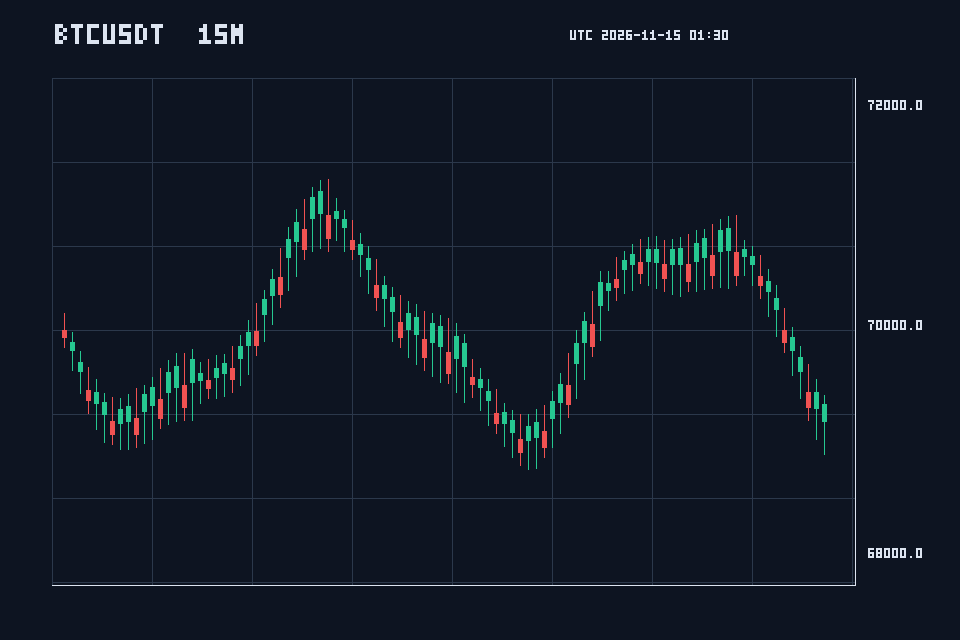
#> input picture tests/fixtures/images/k01_15m.png, 960 x 640 px
$ python -i quality.py   (imports and definitions only)
#> lines starting #> are read from the running program, lines starting #| are printed output that depends on the picture; after the words box and inside, x2 and y2 are one past the last pixel; in counts of white or black regions, pixels touching at a corner belong together
"""Deterministic chart ROI detection and explainable image-quality metrics."""

from __future__ import annotations

import numpy as np
from PIL import Image
from scipy import ndimage

from ntnbinance.image_pipeline.models import ImageDecision, QualityMetrics, Rect


def _color_mask(array: np.ndarray) -> np.ndarray:
    maximum = array.max(axis=2).astype(np.int16)
    minimum = array.min(axis=2).astype(np.int16)
    return (maximum - minimum >= 45) & (maximum >= 85)


def _expanded_rect(
    bounds: tuple[int, int, int, int], width: int, height: int, *, minimum: tuple[int, int]
) -> Rect:
    left, top, right, bottom = bounds
    margin_x = max(24, int(width * 0.08))
    margin_y = max(24, int(height * 0.16))
    left, right = max(0, left - margin_x), min(width, right + margin_x)
    top, bottom = max(0, top - margin_y), min(height, bottom + margin_y)
    minimum_width, minimum_height = minimum
    if right - left < minimum_width:
        missing = minimum_width - (right - left)
        left = max(0, left - missing // 2)
        right = min(width, left + minimum_width)
        left = max(0, right - minimum_width)
    if bottom - top < minimum_height:
        missing = minimum_height - (bottom - top)
        top = max(0, top - missing // 2)
        bottom = min(height, top + minimum_height)
        top = max(0, bottom - minimum_height)
    return Rect(left, top, right, bottom)


def detect_chart_roi(image: Image.Image) -> tuple[Rect, bool]:
    array = np.asarray(image.convert("RGB"), dtype=np.uint8)
    height, width = array.shape[:2]
    mask = _color_mask(array)
    mask[: int(height * 0.08)] = False
    mask[int(height * 0.88) :] = False
    connected = ndimage.binary_dilation(mask, structure=np.ones((5, 11), dtype=bool))
    labels, count = ndimage.label(connected)
    best: tuple[float, tuple[int, int, int, int]] | None = None
    for label_id in range(1, count + 1):
        ys, xs = np.nonzero(labels == label_id)
        if len(xs) < 25:
            continue
        left, right = int(xs.min()), int(xs.max()) + 1
        top, bottom = int(ys.min()), int(ys.max()) + 1
        component_width, component_height = right - left, bottom - top
        if component_width < width * 0.22 or component_height < height * 0.08:
            continue
        score = component_width * component_height * (len(xs) ** 0.15)
        if best is None or score > best[0]:
            best = (score, (left, top, right, bottom))
    if best is None or best[1][2] - best[1][0] < width * 0.60:
        ys, xs = np.nonzero(mask)
        if len(xs) < 100:
            return Rect(0, 0, width, height), False
        bounds = (int(xs.min()), int(ys.min()), int(xs.max()) + 1, int(ys.max()) + 1)
        if bounds[2] - bounds[0] < width * 0.22 or bounds[3] - bounds[1] < height * 0.08:
            return Rect(0, 0, width, height), False
        best = (0.0, bounds)
    return _expanded_rect(best[1], width, height, minimum=(min(720, width), min(480, height))), True


def crop_chart(image: Image.Image, roi: Rect) -> Image.Image:
    return image.crop((roi.left, roi.top, roi.right, roi.bottom))


# [92 lines left out: functions letterbox, _edge_map, _count_candle_components, _flat_non_background_fraction, measure_quality, not called in this run]

>>> from PIL import Image
>>> picture = Image.open('../../../tests/fixtures/images/k01_15m.png')
#> picture is the input picture: PIL image 960x640 RGB; mean R, G, B 16.6, 24.6, 36.8
>>> result = detect_chart_roi(picture)
#> in _color_mask, `maximum = array.max(axis=2).astype(np.int16)`:
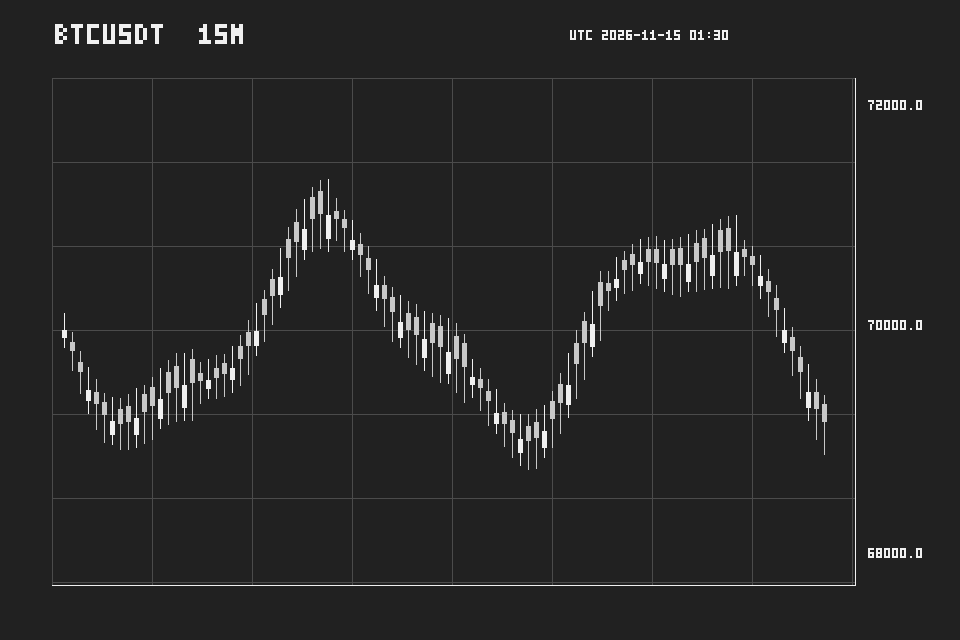
#> maximum: shape (640, 960) int16; min 33, max 240, mean 38.4
#> in _color_mask, `minimum = array.min(axis=2).astype(np.int16)`:
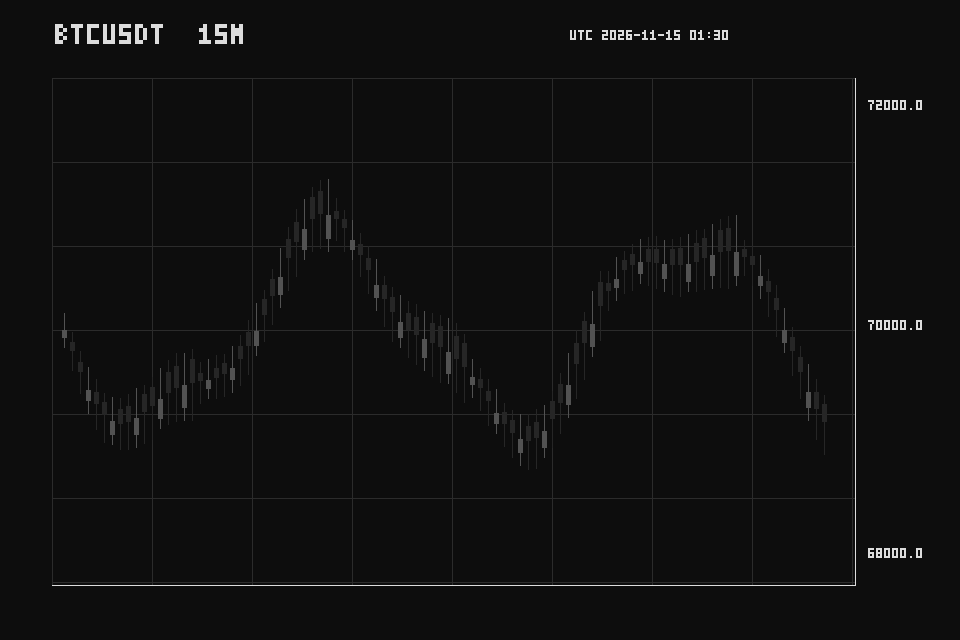
#> minimum: shape (640, 960) int16; min 13, max 220, mean 15.7
#> in _color_mask, `return (maximum - minimum >= 45) & (maximum >= 85)`:
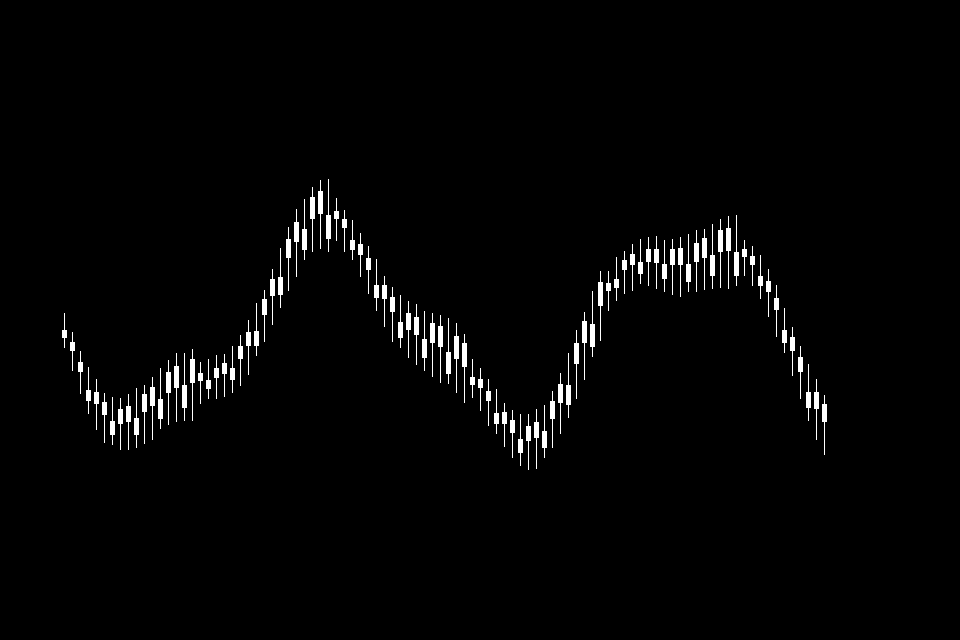
#> returned value: shape (640, 960) bool; 1.8% white; 96 white regions, largest, box (x1, y1, x2, y2) and area: (326, 179, 331, 252) 169, (190, 349, 195, 421) 168, (734, 215, 739, 286) 167
#> in detect_chart_roi, `connected = ndimage.binary_dilation(mask, structure=np.ones((5, 11), d..`:
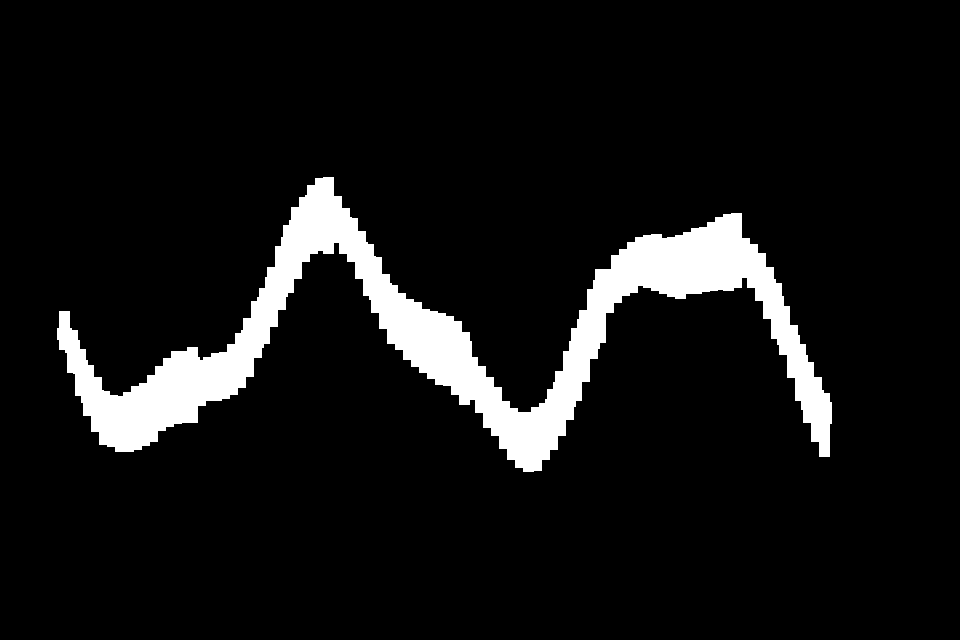
#> connected: shape (640, 960) bool; 7.9% white; 1 white region, box (x1, y1, x2, y2) and area: (57, 177, 832, 472) 48634
#> in detect_chart_roi, `labels, count = ndimage.label(connected)`: count = 1
#> the loop in detect_chart_roi, `for label_id in range(1, count + 1):` made 1 pass
#> (left, right, top, bottom, component_width, component_height, score, best) on pass 1: (57, 832, 177, 472, 775, 295, 1153890.8, (1153890.8, (57, 177, 832, 472)))

$ run again, on tests/fixtures/images/k02_15m.png
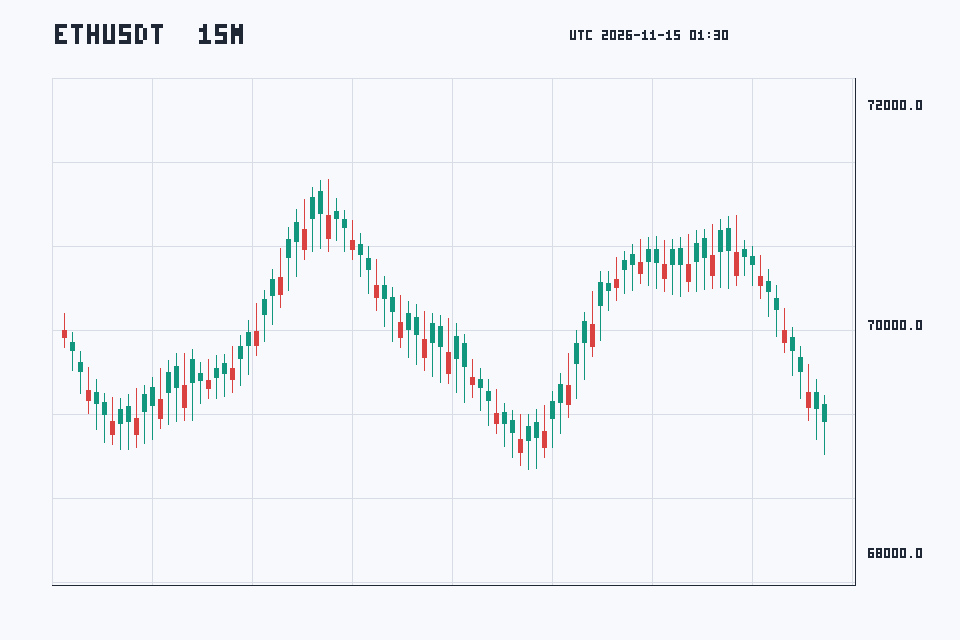
#> input picture tests/fixtures/images/k02_15m.png, 960 x 640 px
#> picture is the input picture: PIL image 960x640 RGB; mean R, G, B 242, 244.7, 247.6
#> in _color_mask, `maximum = array.max(axis=2).astype(np.int16)`:
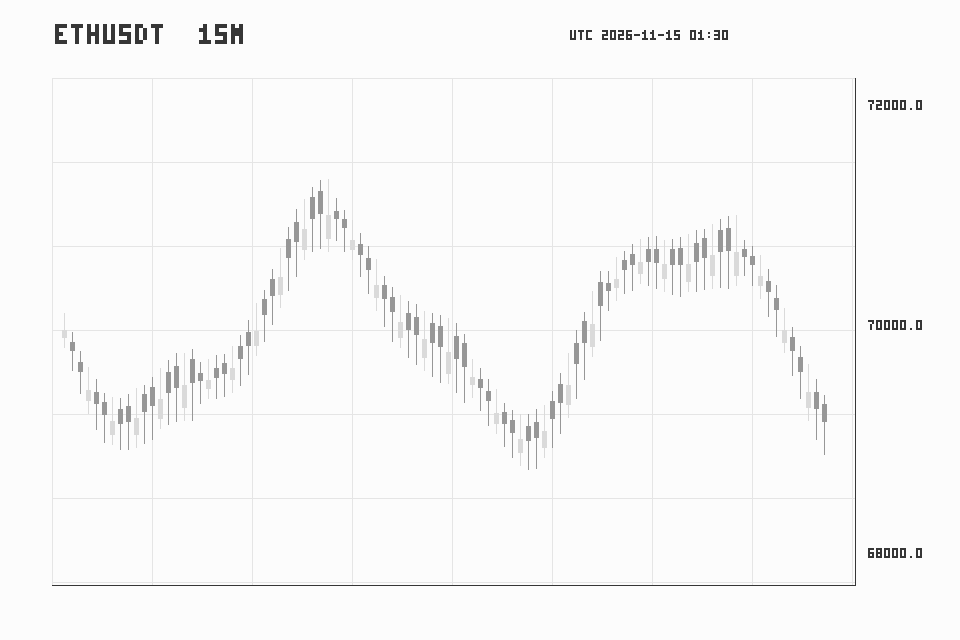
#> maximum: shape (640, 960) int16; min 54, max 252, mean 248.8
#> in _color_mask, `minimum = array.min(axis=2).astype(np.int16)`:
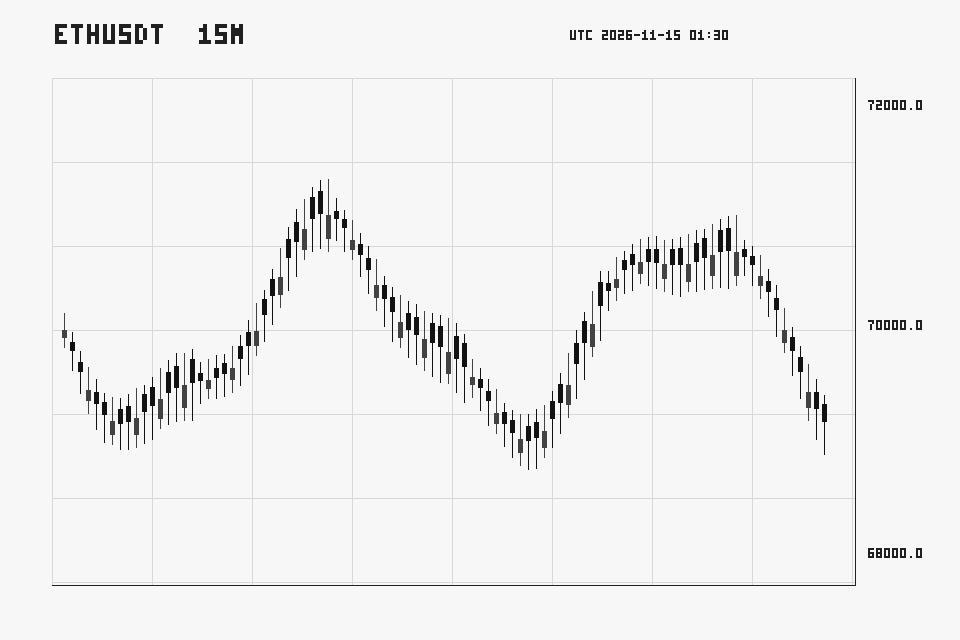
#> minimum: shape (640, 960) int16; min 18, max 247, mean 241.1
#> connected: shape (640, 960) bool; 7.9% white; 1 white region, box (x1, y1, x2, y2) and area: (57, 177, 832, 472) 48634
#> count = 1
#> the loop in detect_chart_roi, `for label_id in range(1, count + 1):` made 1 pass
#> (left, right, top, bottom, component_width, component_height, score, best) on pass 1: (57, 832, 177, 472, 775, 295, 1153890.8, (1153890.8, (57, 177, 832, 472)))
